Frame 1 (no input): blank canvas, image omitted
Frame 60 (the mouse pressed at the canvas centre just before this capture): blank canvas, image omitted
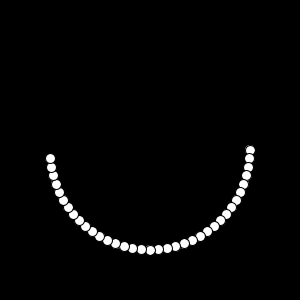
Frame 120 (the mouse held since frame 60 and released just before this capture)

The Processing sketch whose frames 1 and 60 were blank and that drew this single picture after the mouse press (run headless with seeded random() and noise(); from frame 60 on, the mouse is pressed at the canvas centre):

// Processing sketch: ex08_05
// ── ex08_05.pde
// 작은 원들로 큰 원 궤적 만들기

void setup() {
  size(300, 300);
}

void draw() {
  background(0);
  float angle = map(mouseX, 0, width, 0, 360);
  for (int degree = 0; degree < angle; degree += 5) {
    float theta = radians(degree);
    float x = width/2 + 100.0 * cos(theta);
    float y = height/2 + 100.0 * sin(theta);
    ellipse(x, y, 10, 10);
  }
}
